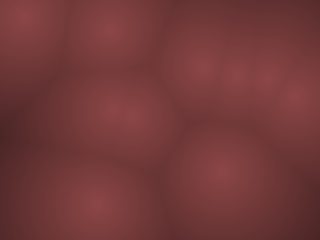
Frame 1 (no input)
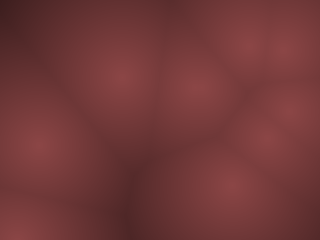
Frame 60 (the mouse pressed at the canvas centre just before this capture)
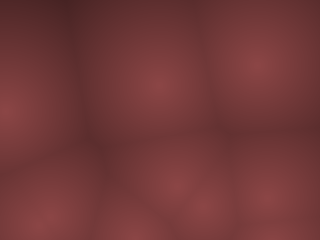
Frame 120 (the mouse held since frame 60 and released just before this capture)

The Processing sketch that drew these frames (run headless with seeded random() and noise(); from frame 60 on, the mouse is pressed at the canvas centre):

// Processing sketch: processing_76171
// ── processing_76171.pde



//GLOBALS
int numPoints=10;
vpoint[] vpoints=new vpoint[numPoints];
void setup() {

  size(320, 240);

  //create initial points
  for (int f=0;f<numPoints;f++)
    vpoints[f]=new vpoint(10+int(random(width-20)), 10+int(random(height-20)), int(random(-10,10)), int(random(-20,20)));
}


void draw() {

  float tempDist, tempDist2;
  color tempPink;

  background(0);
  
  //for all window points get nearest dist and colour
  for (int wx=0; wx<width; wx++) 
    for (int wy=0; wy<height; wy++) {
      //set impossible value
      tempDist=width;
      for (int n=0; n<numPoints; n++)
      {
        tempDist2 = dist(wx, wy, vpoints[n].x, vpoints[n].y);
        if (tempDist2 <= tempDist) {
          tempDist=tempDist2;
          //set color according to distance
          tempPink=int(map(tempDist, 0, 255, 140, 0));
          set(wx, wy, color(tempPink, tempPink>>1, tempPink>>1));
        }
      }
    }

  //move points
  for (int n=0; n<numPoints; n++) 
    vpoints[n].update();
}



class vpoint {
  int x, y;       //position
  int dx, dy;     //movement deltas
  vpoint(int xx, int yy, int ddx, int ddy) {
    x=xx;
    y=yy;
    dx=ddx;
    dy=ddy;
  }
  void update(){

    x+=dx;
    y+=dy;
    if ((x<10) || (x>width-10)) dx=-dx;
    if ((y<10) || (y>height-10)) dy=-dy;
  }
}
